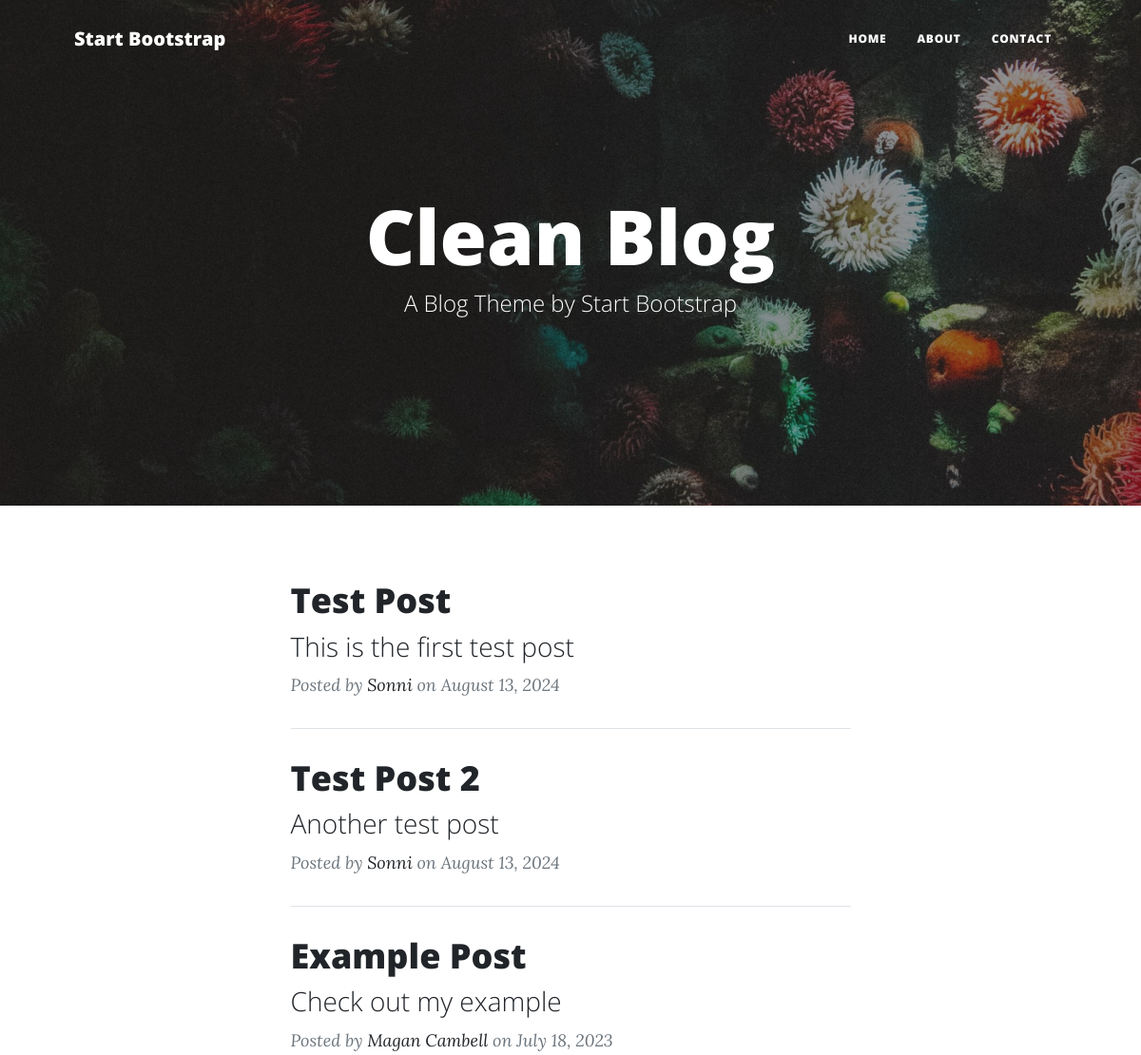
Before: / (upper part) with the older database file.
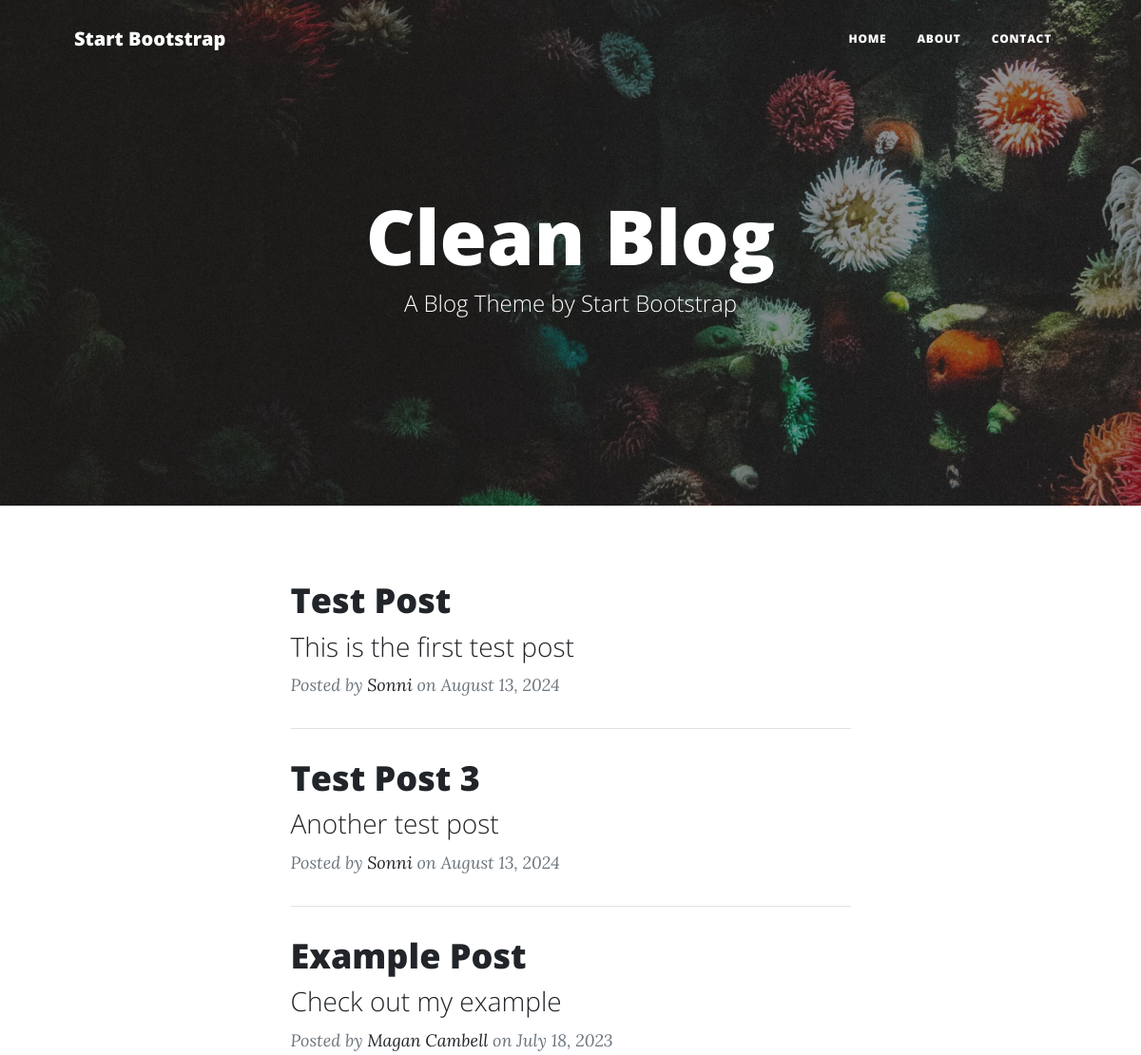
After: the same page with the newer database file.
### main.py (models this page shows)
class BlogPost(db.Model):
    id: Mapped[int] = mapped_column(Integer, primary_key=True)
    title: Mapped[str] = mapped_column(String(250), unique=True, nullable=False)
    subtitle: Mapped[str] = mapped_column(String(250), nullable=False)
    date: Mapped[str] = mapped_column(String(250), nullable=False)
    body: Mapped[str] = mapped_column(Text, nullable=False)
    author: Mapped[str] = mapped_column(String(250), nullable=False)
    img_url: Mapped[str] = mapped_column(String(250), nullable=False)

### main.py (the view)
@app.route('/')
def get_all_posts():
    get_all = db.session.execute(db.select(BlogPost).order_by(BlogPost.date)).scalars().all()
    posts = [post for post in get_all]
    return render_template("index.html", all_posts=posts)

### templates/index.html (shortened to what this page needs)
{% include "header.html" %}
<header
  class="masthead"
  style="background-image: url('../static/assets/img/home-bg.jpg')"
>
  <div class="container position-relative px-4 px-lg-5">
    <div class="row gx-4 gx-lg-5 justify-content-center">
      <div class="col-md-10 col-lg-8 col-xl-7">
        <div class="site-heading">
          <h1>Clean Blog</h1>
          <span class="subheading">A Blog Theme by Start Bootstrap</span>
        </div>
      </div>
    </div>
  </div>
</header>
<div class="container px-4 px-lg-5">
  <div class="row gx-4 gx-lg-5 justify-content-center">
    <div class="col-md-10 col-lg-8 col-xl-7">
      {% for post in all_posts %}
      <div class="post-preview">
        <a href="{{ url_for('show_post', post_id=post.id) }}">
          <h2 class="post-title">{{ post.title }}</h2>
          <h3 class="post-subtitle">{{ post.subtitle }}</h3>
        </a>
        <p class="post-meta">
          Posted by
          <a href="#">{{post.author}}</a>
          on {{post.date}}
        </p>
      </div>
      <hr class="my-4" />
      {% endfor %}
    </div>
  </div>
</div>
{% include "footer.html" %}

Changed rows visible on the page:
changed BlogPost "Another test post": title "Test Post 2" → "Test Post 3"
